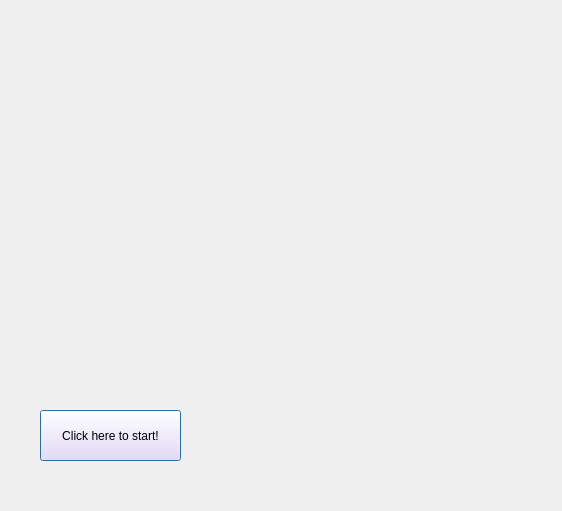
<?xml version="1.0" encoding="UTF-8"?>
<ui version="4.0">
 <class>Dialog</class>
 <widget class="QDialog" name="Dialog">
  <property name="geometry">
   <rect>
    <x>0</x>
    <y>0</y>
    <width>562</width>
    <height>511</height>
   </rect>
  </property>
  <property name="windowTitle">
   <string>Dialog</string>
  </property>
  <property name="styleSheet">
   <string notr="true"/>
  </property>
  <widget class="QLabel" name="label">
   <property name="geometry">
    <rect>
     <x>6</x>
     <y>3</y>
     <width>551</width>
     <height>501</height>
    </rect>
   </property>
   <property name="text">
    <string/>
   </property>
   <property name="pixmap">
    <pixmap>../../../Downloads/White Blue Pink Anxiety Reminder Instagram Post.png</pixmap>
   </property>
   <property name="scaledContents">
    <bool>true</bool>
   </property>
  </widget>
  <widget class="QPushButton" name="pushButton">
   <property name="geometry">
    <rect>
     <x>40</x>
     <y>410</y>
     <width>141</width>
     <height>51</height>
    </rect>
   </property>
   <property name="styleSheet">
    <string notr="true">background-color: rgb(244, 221, 252);
border-color: rgb(2, 2, 2);
font: 12pt &quot;Arial&quot;;</string>
   </property>
   <property name="text">
    <string>Click here to start!</string>
   </property>
  </widget>
 </widget>
 <resources/>
 <connections/>
</ui>
